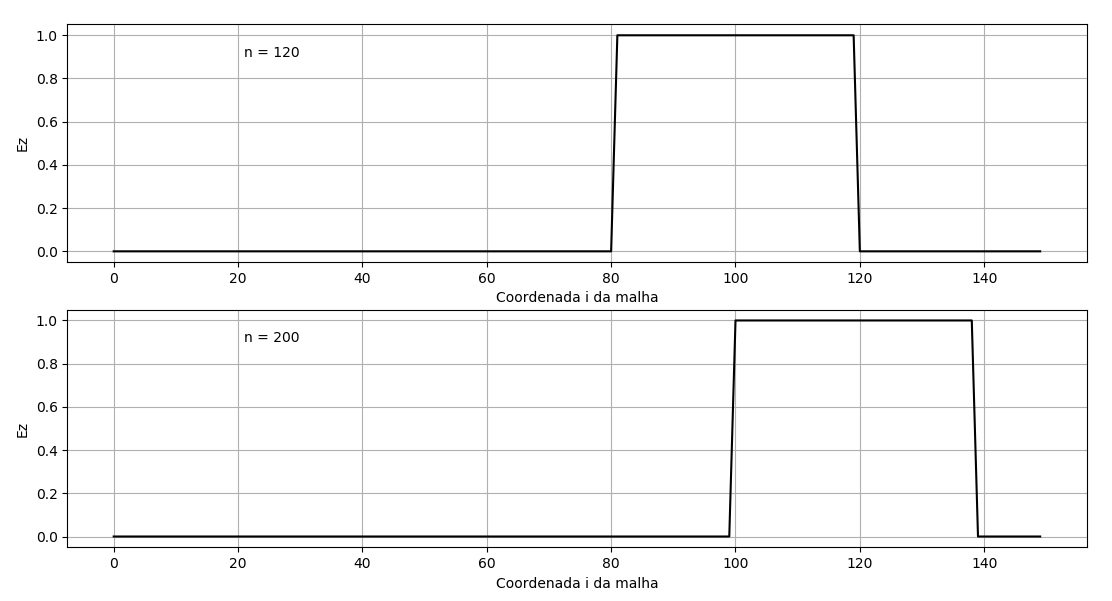

Reproduce this figure in Python.
# import das bibliotecas
import matplotlib.pyplot as plt
from scipy.constants import c, mu_0, epsilon_0
import numpy as np

tam = 150
DeltaX = 1                      # infinitesimo de espaco
DeltaT = DeltaX / c             # infinitesimo de tempo
sigma = 0
sigma_ = 0
mu = mu_0
epsilon = epsilon_0
Kmax = int(tam/DeltaX)            # numero de amostras no espaco
Nmax = int(2*(tam/c)/DeltaT)      # numero de amostras no tempo

Ez = {}
Hy = {}

# constantes
Ca = (1-sigma*DeltaT/(2*epsilon))/(1+sigma*DeltaT/(2*epsilon))
Cb = (DeltaT/(epsilon*DeltaX))/(1+sigma*DeltaT/(2*epsilon))
Da = (1-sigma_*DeltaT/(2*mu))/(1+sigma_*DeltaT/(2*mu))
Db = (DeltaT/(mu*DeltaX))/(1+sigma_*DeltaT/(2*mu))

# Condicoes iniciais

# Ez = 0 no tempo inicial
for k in range(Kmax):
    Ez[k, 0] = 0

# Valores relacionados a fonte (i = 0)
for n in range(Nmax):
    if n < 40:
        Ez[0, n] = 1
    else:
        Ez[0, n] = 0

# No limite direito, Ez = 0 => condutor eletrico perfeito
for n in range(Nmax):
    Ez[Kmax, n] = 0

# Atribui 0 para Hy no tempo n = 0
for i in range(Kmax-1):
    Hy[i, 0] = 0

# Equacoes do FDTD
'''
Hy[i,n] = Da * Hy[i, n-1] + Db * (Ez[i, n] - Ez[i-1, n])
Ez[i,n] = Ca * Ez[i, n-1] + Cb * (Hy[i, n-1] - Hy[i-1, n-1])
'''

# Implementacao do FDTD
for n in range(1, Nmax):
    for i in range(1, Kmax):
        Ez[i, n] = Ca * Ez[i, n-1] - Cb * Hy[i-1, n-1]
        if i != Kmax-1:
            Ez[i, n] += Cb * Hy[i, n-1]
    for i in range(Kmax-1):
        Hy[i, n] = Da * Hy[i, n-1] + Db * (Ez[i+1, n] - Ez[i, n])

# Plotagem

# Vetores de plots
Ez_plot1 = []   # Antes da alcancar o limite direito
Ez_plot2 = []   # Depois de alcancar o limite direito

# Para a plotagem de Hy, deve-se alterar o range do loop e o tamanho
# do np.arange de Kmax para Kmax - 1, alem de alterar o vetor Ez para Hy
#
# Em N = 150, o pulso atinge o limite direito da malha
for k in range(Kmax):
    Ez_plot1.append(Ez[k, 120])  # N < 150
    Ez_plot2.append(Ez[k, 200])  # N > 150

# Definicao do eixo x
t1 = np.arange(0, Kmax, 1)

plt.figure(1)

plt.subplot(211)
plt.ylabel('Ez')
plt.xlabel("Coordenada i da malha")
plt.text(21, 0.9, "n = 120")
plt.plot(t1, Ez_plot1, 'k')
plt.grid(True)

plt.subplot(212)
plt.ylabel('Ez')
plt.xlabel("Coordenada i da malha")
plt.text(21, 0.9, "n = 200")
plt.plot(t1, Ez_plot2, 'k')
plt.grid(True)

plt.show()
